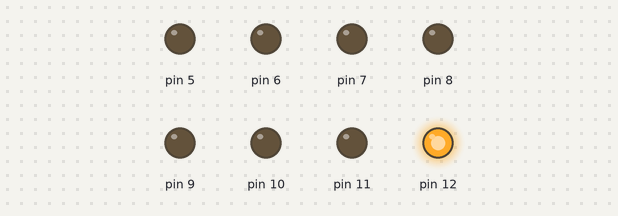
The sketch below on a simulated Arduino Uno, built with avr-gcc and run on an emulated ATmega328P. Shown: output pins drawn as LEDs (lit = HIGH).

Above: at 2.5 s.
At 12.5 s:
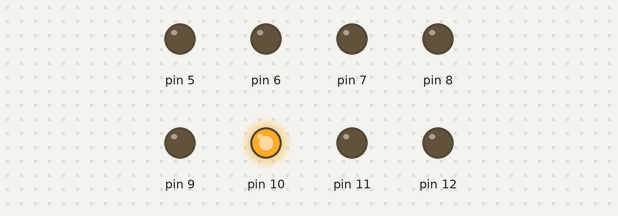
At 17.5 s:
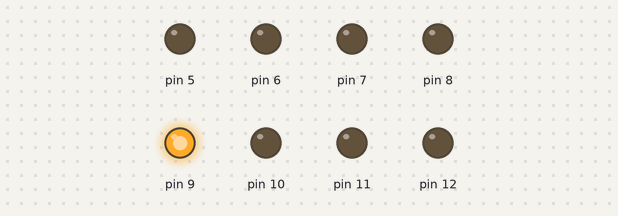
At 22.5 s:
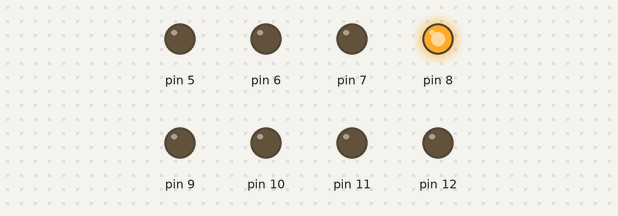
At 32.5 s:
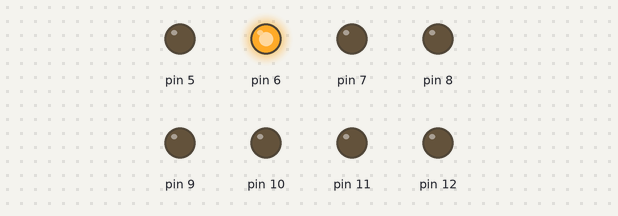
At 47.5 s:
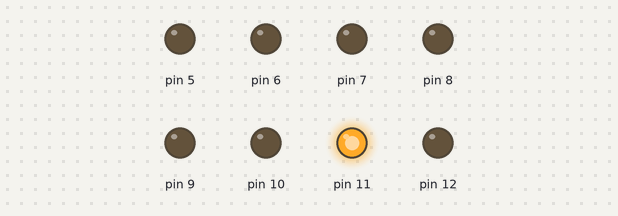
Timing chart, 0 to 52.0 s (numbered marks = the images above):
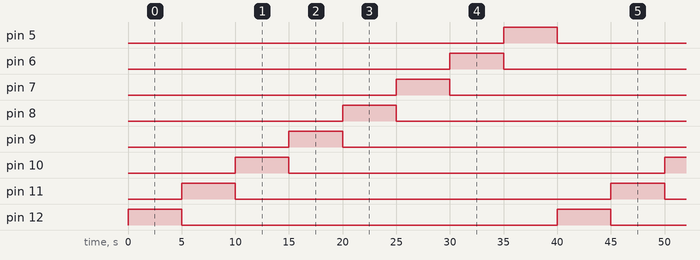

The sketch:

7_Seg_verify.ino
```cpp
#define A 5000

void setup()
{
  pinMode(0,INPUT);
  pinMode(12,OUTPUT);
  pinMode(11,OUTPUT);
  pinMode(10,OUTPUT);
  pinMode(9,OUTPUT);
  pinMode(8,OUTPUT);
  pinMode(7,OUTPUT);
  pinMode(6,OUTPUT);
  pinMode(5,OUTPUT);
}
void loop()
{
  digitalWrite(12,HIGH);
  delay(A);
  digitalWrite(12,LOW);
  digitalWrite(11,HIGH);
  delay(A);
  digitalWrite(11,LOW);
  digitalWrite(10,HIGH);
  delay(A);
  digitalWrite(10,LOW);
  digitalWrite(9,HIGH);
  delay(A);
  digitalWrite(9,LOW);
  digitalWrite(8,HIGH);
  delay(A);
  digitalWrite(8,LOW);
  digitalWrite(7,HIGH);
  delay(A);
  digitalWrite(7,LOW);
  digitalWrite(6,HIGH);
  delay(A);
  digitalWrite(6,LOW);
  digitalWrite(5,HIGH);
  delay(A);
  digitalWrite(5,LOW);
}
```

Measured:
- by itself, pin 5–12: alternates HIGH for 5.0 s and LOW for 35.0 s
- by itself, everything shown: repeats every 40.0 s, in 9 steps
